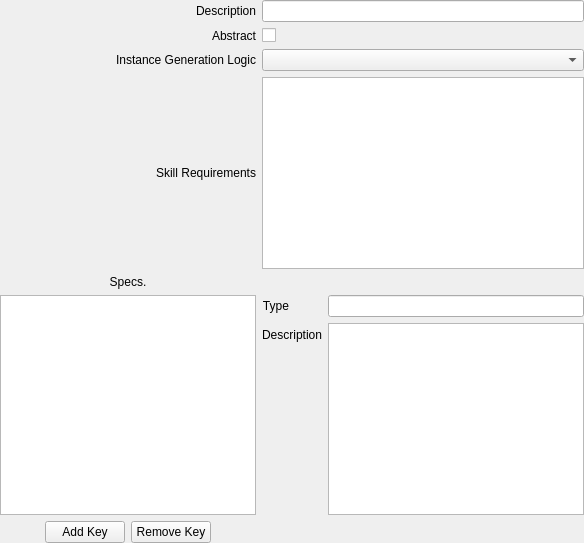
              <widget class="QWidget" name="page_4">
               <layout class="QVBoxLayout" name="verticalLayout_3">
                <property name="leftMargin">
                 <number>0</number>
                </property>
                <property name="topMargin">
                 <number>0</number>
                </property>
                <property name="rightMargin">
                 <number>0</number>
                </property>
                <property name="bottomMargin">
                 <number>0</number>
                </property>
                <item>
                 <layout class="QGridLayout" name="gridLayout_5">
                  <item row="1" column="1">
                   <widget class="QCheckBox" name="checkBox_fs_goal_abstract">
                    <property name="text">
                     <string/>
                    </property>
                   </widget>
                  </item>
                  <item row="3" column="0">
                   <widget class="QLabel" name="label_11">
                    <property name="text">
                     <string>Skill Requirements</string>
                    </property>
                    <property name="alignment">
                     <set>Qt::AlignRight|Qt::AlignTrailing|Qt::AlignVCenter</set>
                    </property>
                   </widget>
                  </item>
                  <item row="0" column="1">
                   <widget class="QLineEdit" name="lineEdit_fs_goal_description"/>
                  </item>
                  <item row="3" column="1">
                   <widget class="QPlainTextEdit" name="plainTextEdit_fs_goal_skill_requirements"/>
                  </item>
                  <item row="1" column="0">
                   <widget class="QLabel" name="label_9">
                    <property name="text">
                     <string>Abstract</string>
                    </property>
                    <property name="alignment">
                     <set>Qt::AlignRight|Qt::AlignTrailing|Qt::AlignVCenter</set>
                    </property>
                   </widget>
                  </item>
                  <item row="0" column="0">
                   <widget class="QLabel" name="label_10">
                    <property name="text">
                     <string>Description</string>
                    </property>
                    <property name="alignment">
                     <set>Qt::AlignRight|Qt::AlignTrailing|Qt::AlignVCenter</set>
                    </property>
                   </widget>
                  </item>
                  <item row="2" column="1">
                   <widget class="QComboBox" name="comboBox_fs_goal_instance_generation_logic"/>
                  </item>
                  <item row="4" column="0">
                   <widget class="QLabel" name="label_15">
                    <property name="text">
                     <string>Specs.</string>
                    </property>
                    <property name="alignment">
                     <set>Qt::AlignCenter</set>
                    </property>
                   </widget>
                  </item>
                  <item row="2" column="0">
                   <widget class="QLabel" name="label_12">
                    <property name="text">
                     <string>Instance Generation Logic</string>
                    </property>
                    <property name="alignment">
                     <set>Qt::AlignRight|Qt::AlignTrailing|Qt::AlignVCenter</set>
                    </property>
                   </widget>
                  </item>
                  <item row="6" column="0">
                   <layout class="QHBoxLayout" name="horizontalLayout_2">
                    <item>
                     <spacer name="horizontalSpacer_3">
                      <property name="orientation">
                       <enum>Qt::Horizontal</enum>
                      </property>
                      <property name="sizeHint" stdset="0">
                       <size>
                        <width>40</width>
                        <height>20</height>
                       </size>
                      </property>
                     </spacer>
                    </item>
                    <item>
                     <widget class="QPushButton" name="pushButton_fs_goal_spec_add">
                      <property name="text">
                       <string>Add Key</string>
                      </property>
                     </widget>
                    </item>
                    <item>
                     <widget class="QPushButton" name="pushButton_fs_goal_spec_remove">
                      <property name="text">
                       <string>Remove Key</string>
                      </property>
                     </widget>
                    </item>
                    <item>
                     <spacer name="horizontalSpacer_4">
                      <property name="orientation">
                       <enum>Qt::Horizontal</enum>
                      </property>
                      <property name="sizeHint" stdset="0">
                       <size>
                        <width>40</width>
                        <height>20</height>
                       </size>
                      </property>
                     </spacer>
                    </item>
                   </layout>
                  </item>
                  <item row="5" column="1">
                   <widget class="QStackedWidget" name="stackedWidget_fs_goal_spec">
                    <property name="currentIndex">
                     <number>0</number>
                    </property>
                    <widget class="QWidget" name="page">
                     <layout class="QFormLayout" name="formLayout">
                      <property name="leftMargin">
                       <number>0</number>
                      </property>
                      <property name="topMargin">
                       <number>0</number>
                      </property>
                      <property name="rightMargin">
                       <number>0</number>
                      </property>
                      <property name="bottomMargin">
                       <number>0</number>
                      </property>
                      <item row="0" column="0">
                       <widget class="QLabel" name="label_13">
                        <property name="text">
                         <string>Type</string>
                        </property>
                        <property name="alignment">
                         <set>Qt::AlignRight|Qt::AlignTrailing|Qt::AlignVCenter</set>
                        </property>
                       </widget>
                      </item>
                      <item row="0" column="1">
                       <widget class="QLineEdit" name="lineEdit_fs_goal_spec_type"/>
                      </item>
                      <item row="1" column="0">
                       <widget class="QLabel" name="label_14">
                        <property name="text">
                         <string>Description</string>
                        </property>
                        <property name="alignment">
                         <set>Qt::AlignRight|Qt::AlignTrailing|Qt::AlignVCenter</set>
                        </property>
                       </widget>
                      </item>
                      <item row="1" column="1">
                       <widget class="QPlainTextEdit" name="plainTextEdit_fs_goal_spec_description"/>
                      </item>
                     </layout>
                    </widget>
                    <widget class="QWidget" name="page_2">
                     <layout class="QVBoxLayout" name="verticalLayout_2">
                      <item>
                       <widget class="QLabel" name="label_6">
                        <property name="text">
                         <string>Select a spec. to see properties...</string>
                        </property>
                       </widget>
                      </item>
                     </layout>
                    </widget>
                   </widget>
                  </item>
                  <item row="5" column="0">
                   <widget class="QListView" name="listView_fs_goal_specs">
                    <property name="editTriggers">
                     <set>QAbstractItemView::NoEditTriggers</set>
                    </property>
                   </widget>
                  </item>
                 </layout>
                </item>
               </layout>
              </widget>
